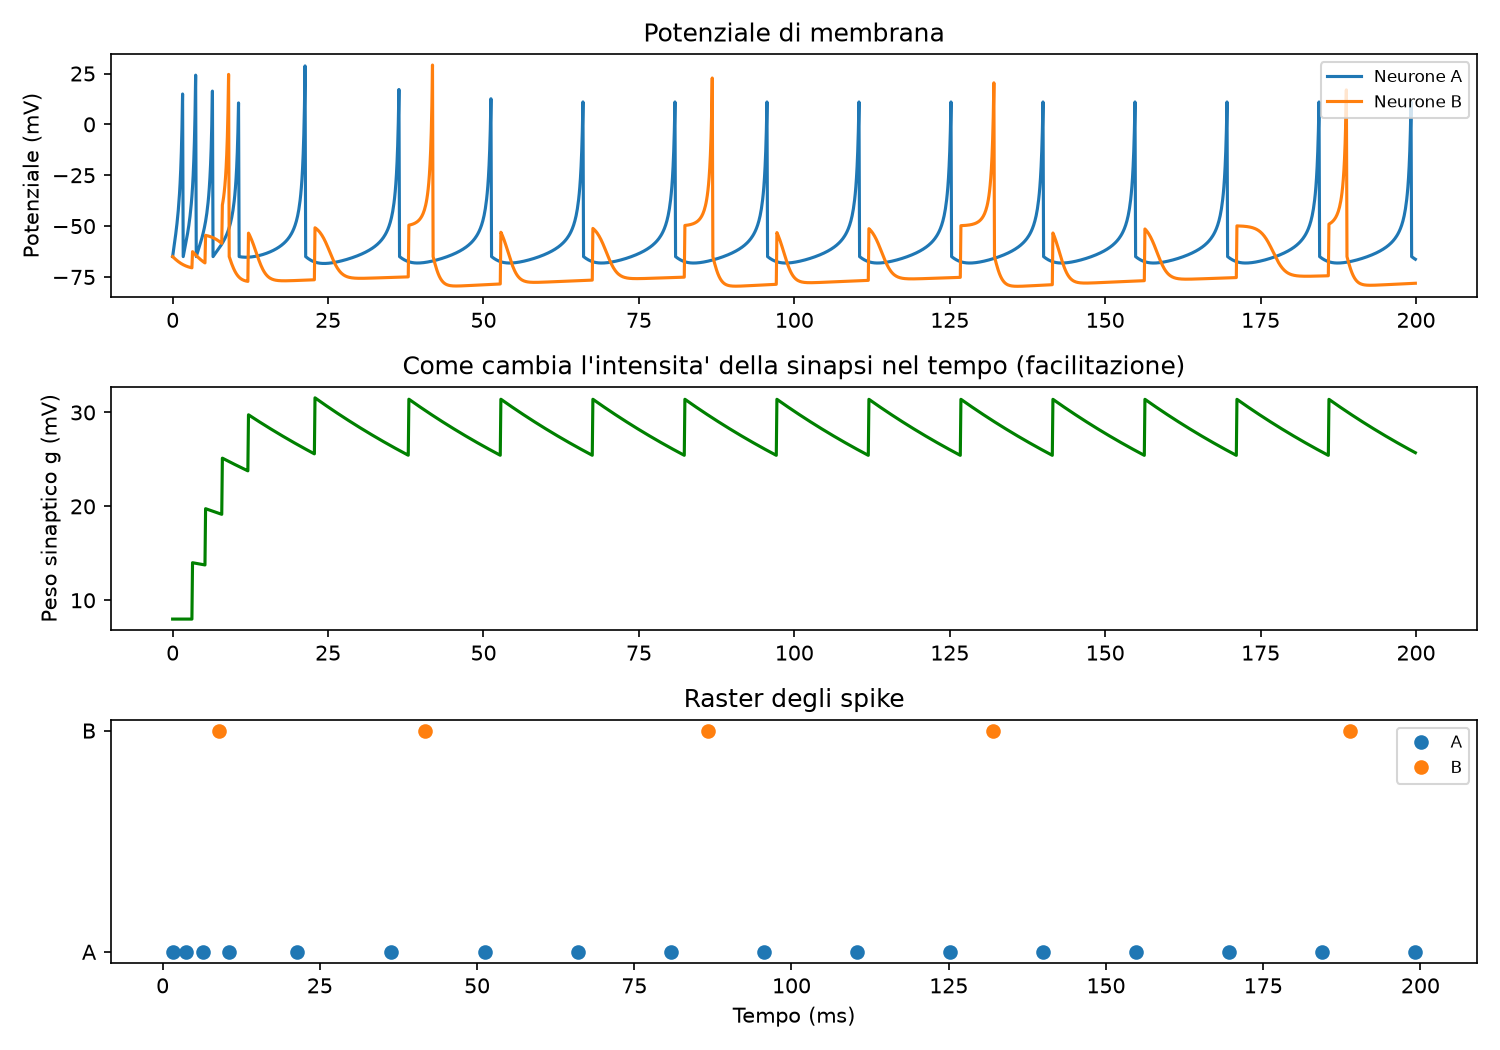

Generate this figure with Python:
"""
PLASTICITA' SINAPTICA: facilitazione a breve termine
========================================================
Finora la sinapsi tra A e B aveva sempre la stessa intensita'.
Qui la facciamo CAMBIARE in base all'uso: e' il primo passo,
concettualmente, verso l'apprendimento biologico.

Il meccanismo che implementiamo si chiama "facilitazione a breve
termine" (short-term facilitation, STF): ogni volta che A spara,
l'efficacia della sinapsi aumenta un po' (variabile 'g'), ma poi
decade esponenzialmente nel tempo se A non spara piu'.
Risultato: se A spara ripetutamente e velocemente, ogni spike
successivo ha un effetto PIU' FORTE su B rispetto al primo.

Questo e' il meccanismo reale dietro fenomeni come la sommazione
temporale nei neuroni corticali.
"""

from brian2 import *

a = 0.02/ms
b = 0.2/ms
c = -65*mV
d = 6*mV/ms

eqs = '''
dv/dt = (0.04/mV*v**2 + 5*v + 140*mV)/ms - u + I : volt
du/dt = a*(b*v - u) : volt/second
I : volt/second
'''

start_scope()

neurons = NeuronGroup(2, eqs, threshold='v > 30*mV', reset='v = c; u += d',
                       method='euler')
neurons.v = -65*mV
neurons.u = b * neurons.v

# Stimoliamo A con una corrente PIU' FORTE del solito, cosi' spara
# a raffica e possiamo vedere bene l'effetto di facilitazione.
neurons.I = [25*mV/ms, 0*mV/ms]

# ---------------------------------------------------------------
# SINAPSI CON PLASTICITA'
# ---------------------------------------------------------------
# g = "peso" attuale della sinapsi (parte da un valore base)
# tau_facilitation = quanto velocemente il rafforzamento decade nel tempo
# facilitation_increment = di quanto aumenta 'g' ad ogni spike di A
synapse_eqs = '''
dg/dt = (g_base - g) / tau_facilitation : volt (clock-driven)
g_base : volt
tau_facilitation : second
facilitation_increment : volt
'''

syn = Synapses(neurons, neurons, model=synapse_eqs,
                on_pre='''
                v_post += g
                g += facilitation_increment
                ''',
                method='euler')
syn.connect(i=0, j=1)
syn.delay = 1.5*ms
syn.g = 8*mV                      # peso iniziale (sotto soglia da solo)
syn.g_base = 8*mV                 # valore a cui 'g' decade se A non spara
syn.tau_facilitation = 50*ms      # tempo caratteristico di decadimento
syn.facilitation_increment = 6*mV # quanto si rafforza ad ogni spike

# ---------------------------------------------------------------
# MONITORAGGIO E SIMULAZIONE
# ---------------------------------------------------------------
mon = StateMonitor(neurons, 'v', record=True)
g_mon = StateMonitor(syn, 'g', record=0)
spikes = SpikeMonitor(neurons)

run(200*ms)

# ---------------------------------------------------------------
# VISUALIZZAZIONE
# ---------------------------------------------------------------
figure(figsize=(10, 7))

subplot(3, 1, 1)
plot(mon.t/ms, mon.v[0]/mV, label='Neurone A', color='C0')
plot(mon.t/ms, mon.v[1]/mV, label='Neurone B', color='C1')
ylabel('Potenziale (mV)')
legend(loc='upper right', fontsize=8)
title('Potenziale di membrana')

subplot(3, 1, 2)
plot(g_mon.t/ms, g_mon.g[0]/mV, color='green')
ylabel('Peso sinaptico g (mV)')
title('Come cambia l\'intensita\' della sinapsi nel tempo (facilitazione)')

subplot(3, 1, 3)
plot(spikes.t[spikes.i == 0]/ms, [0]*sum(spikes.i == 0), 'o', color='C0', label='A')
plot(spikes.t[spikes.i == 1]/ms, [1]*sum(spikes.i == 1), 'o', color='C1', label='B')
yticks([0, 1], ['A', 'B'])
xlabel('Tempo (ms)')
title('Raster degli spike')
legend(loc='upper right', fontsize=8)

tight_layout()
savefig('plasticita_sinaptica.png', dpi=150)

print("Simulazione completata. Grafico salvato in plasticita_sinaptica.png")
print(f"Spike di A: {sum(spikes.i == 0)}")
print(f"Spike di B: {sum(spikes.i == 1)}")
print(f"Peso sinaptico iniziale: {syn.g[0]/mV:.1f} mV (osserva come sale nel grafico centrale)")
print("\nOsservazione chiave: i primi spike di A potrebbero non bastare a far")
print("sparare B (sinapsi ancora 'debole'), ma dopo alcuni spike ravvicinati")
print("la sinapsi si e' rafforzata abbastanza da far scattare B.")
